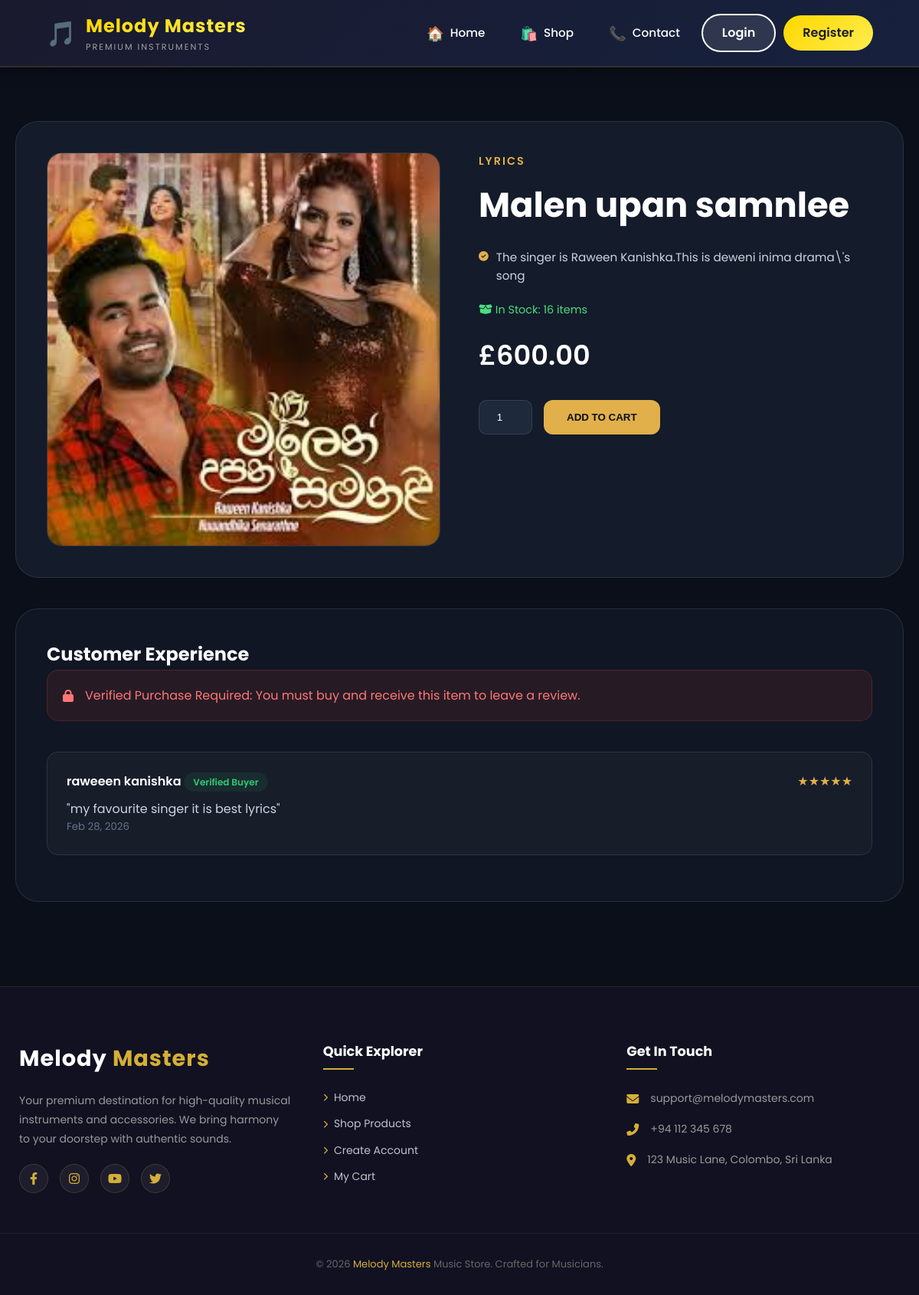
The app's page /product_details.php?id=10 with its own data.
### tables this page shows
CREATE TABLE `products` (
  `product_id` int(11) NOT NULL,
  `category_id` int(11) DEFAULT NULL,
  `product_name` varchar(100) NOT NULL,
  `brand` varchar(50) DEFAULT NULL,
  `price` decimal(10,2) NOT NULL,
  `stock_quantity` int(11) NOT NULL,
  `product_image` varchar(255) DEFAULT NULL,
  `specifications` text DEFAULT NULL,
  `product_type` enum('Physical','Digital') NOT NULL,
  `status` enum('Active','Archived') DEFAULT 'Active'
);

CREATE TABLE `reviews` (
  `review_id` int(11) NOT NULL,
  `user_id` int(11) DEFAULT NULL,
  `product_id` int(11) DEFAULT NULL,
  `rating` int(11) DEFAULT NULL CHECK (`rating` >= 1 and `rating` <= 5),
  `comment` text DEFAULT NULL,
  `review_date` timestamp NOT NULL DEFAULT current_timestamp()
);

CREATE TABLE `users` (
  `user_id` int(11) NOT NULL,
  `full_name` varchar(100) NOT NULL,
  `email` varchar(100) NOT NULL,
  `password` varchar(255) NOT NULL,
  `role` enum('Admin','Staff','Customer') DEFAULT 'Customer',
  `address` text DEFAULT NULL,
  `contact_number` varchar(15) DEFAULT NULL
);

### product_details.php (the view, shortened to what this page needs)
<?php
include 'db_connect.php';
include 'navbar.php';
if (isset($_GET['id'])) {
    $product_id = mysqli_real_escape_string($conn, $_GET['id']);
    $sql = "SELECT p.*, c.category_name FROM products p
            JOIN categories c ON p.category_id = c.category_id
            WHERE p.product_id = '$product_id'";
    $result = $conn->query($sql);
    if ($result && $result->num_rows > 0) {
        $product = $result->fetch_assoc();
        $available_stock = $product['stock_quantity'];
    }
} else {
    header("Location: shop.php");
    exit();
}
$can_review = false;
?>
<!DOCTYPE html>
<html lang="en">
<head>
    <link rel="stylesheet" href="https://cdnjs.cloudflare.com/ajax/libs/font-awesome/6.4.0/css/all.min.css">
</head>
<body>
<div class="main-container">
    <div class="product-grid">
        <div class="image-section">
            <div class="image-card">
                <img src="uploads/<?php echo $product['product_image']; ?>" alt="Product">
            </div>
        </div>
        <div class="details-section">
            <span class="brand-label"><?php echo htmlspecialchars($product['brand'] ?? 'Premium Collection'); ?></span>
            <h1 class="product-title"><?php echo $product['product_name']; ?></h1>
            <?php if (!empty($product['specifications'])): ?>
                <ul style="list-style: none; padding: 0; margin: 20px 0; color: #cbd5e1; font-size: 0.95rem;">
                    <?php
                    $spec_lines = explode("\n", $product['specifications']);
                    foreach ($spec_lines as $line):
                        if (trim($line) != ""): ?>
                            <li style="margin-bottom: 8px; display: flex; align-items: flex-start; gap: 10px;">
                                <i class="fas fa-check-circle" style="color: var(--gold); margin-top: 5px; font-size: 0.8rem;"></i>
                                <span><?php echo htmlspecialchars($line); ?></span>
                            </li>
                        <?php endif;
                    endforeach; ?>
                </ul>
            <?php endif; ?>
            <div style="margin: 15px 0; font-size: 0.9rem;">
                <?php if ($available_stock > 0): ?>
                    <span style="color: #4ade80;"><i class="fas fa-box-open"></i> In Stock: <?php echo $available_stock; ?> items</span>
                <?php else: ?>
                    <span style="color: #f87171;"><i class="fas fa-times-circle"></i> Out of Stock</span>
                <?php endif; ?>
            </div>
            <div class="price-box">£<?php echo number_format($product['price'], 2); ?></div>
            <form action="cart.php" method="POST" style="display:flex; gap:15px; margin-top:30px;">
                <?php if ($available_stock > 0): ?>
                    <input type="number" name="quantity" value="1" min="1" max="<?php echo $available_stock; ?>" style="width:70px; background:#1e293b; color:white; border:1px solid var(--border); border-radius:10px; text-align:center;">
                    <button type="submit" name="add_to_cart" class="btn-premium">Add to Cart</button>
                <?php else: ?>
                    <button type="button" class="btn-premium btn-out-stock" disabled>Out of Stock</button>
                <?php endif; ?>
            </form>
        </div>
    </div>
    <div class="reviews-container">
        <h2>Customer Experience</h2>
        <?php if ($can_review): ?>
            <div class="review-form-card">
                <form action="submit_review.php" method="POST">
                    <input type="hidden" name="product_id" value="<?php echo $product_id; ?>">
                    <label style="color: #94a3b8; font-size: 0.9rem;">Tap to Rate:</label>
                    <div class="star-input" id="star-selector">
                        <i class="fas fa-star active" data-value="1"></i>
                        <i class="fas fa-star active" data-value="2"></i>
                        <i class="fas fa-star active" data-value="3"></i>
                        <i class="fas fa-star active" data-value="4"></i>
                        <i class="fas fa-star active" data-value="5"></i>
                    </div>
                    <input type="hidden" name="rating" id="rating-value" value="5">
                    <textarea name="comment" required placeholder="Share your experience with this product..."></textarea>
                    <button type="submit" name="submit_review" class="btn-premium" style="margin-top:15px; width:auto; padding: 10px 40px; font-size: 0.9rem;">
                        Submit Review
                    </button>
                </form>
            </div>
        <?php else: ?>
            <div class="review-lock">
                <i class="fas fa-lock"></i>
                <span>Verified Purchase Required: You must buy and receive this item to leave a review.</span>
            </div>
        <?php endif; ?>
        <div class="comments-list" style="margin-top: 40px;">
            <?php
            $reviews_query = "SELECT r.*, u.full_name FROM reviews r
                              JOIN users u ON r.user_id = u.user_id
                              WHERE r.product_id = '$product_id'
                              ORDER BY r.review_date DESC";
            $reviews = $conn->query($reviews_query);
            if ($reviews && $reviews->num_rows > 0):
                while($rev = $reviews->fetch_assoc()): ?>
                    <div class="comment-item">
                        <div style="display:flex; justify-content:space-between; align-items:center;">
                            <span style="font-weight:600; color:white;">
                                <?php echo htmlspecialchars($rev['full_name']); ?>
                                <span class="verified-badge">Verified Buyer</span>
                            </span>
                            <div style="color: var(--gold);">
                                <?php for($i=1; $i<=5; $i++) echo ($i <= $rev['rating']) ? '★' : '☆'; ?>
                            </div>
                        </div>
                        <p style="margin-top:10px; color:#cbd5e1;">"<?php echo htmlspecialchars($rev['comment']); ?>"</p>
                        <small style="color:#64748b;"><?php echo date('M d, Y', strtotime($rev['review_date'])); ?></small>
                    </div>
                <?php endwhile;
            endif; ?>
        </div>
    </div>
</div>
<?php include 'footer.php'; ?>
</body>
</html>

### navbar.php (style rules this page uses)
* { margin: 0; padding: 0; box-sizing: border-box; }
:root { --primary-dark: #1a1a2e; --secondary-dark: #16213e; --accent-gold: #ffd700; --accent-red: #e94560; --text-light: #ffffff; --text-muted: #a0a0a0; --gradient-primary: linear-gradient(135deg, #1a1a2e 0%, #16213e 100%); --gradient-gold: linear-gradient(135deg, #ffd700 0%, #ffed4e 100%); --gradient-red: linear-gradient(135deg, #e94560 0%, #ff6b9d 100%); }

### product_details.php (style rules this page uses)
:root { --gold: #e2b04a; --dark: #0f172a; --glass: rgba(255, 255, 255, 0.03); --border: rgba(255, 255, 255, 0.1); }
body { font-family: 'Poppins', sans-serif; background: #0b0f1a; color: #f8fafc; margin: 0; line-height: 1.6; }
.main-container { max-width: 1200px; margin: 50px auto; padding: 20px; }
.product-grid { display: grid; grid-template-columns: 1fr 1fr; gap: 50px; background: rgba(30, 41, 59, 0.5); padding: 40px; border-radius: 30px; border: 1px solid var(--border); backdrop-filter: blur(10px); }
.image-card { border-radius: 20px; background: #161e2e; display: flex; align-items: center; justify-content: center; border: 1px solid var(--border); overflow: hidden; }
.image-card img { width: 100%; height: auto; transition: 0.5s; }
.brand-label { color: var(--gold); text-transform: uppercase; letter-spacing: 2px; font-weight: 600; font-size: 0.9rem; }
.product-title { font-size: 2.8rem; margin: 10px 0; font-weight: 700; color: #fff; }
.price-box { font-size: 2.2rem; color: #fff; font-weight: 600; margin: 20px 0; }
.btn-premium { background: var(--gold); color: #0b0f1a; border: none; padding: 15px 30px; border-radius: 12px; font-weight: 700; cursor: pointer; transition: 0.3s; text-transform: uppercase; }
.reviews-container { max-width: 1200px; margin: 40px auto; padding: 40px; background: rgba(30, 41, 59, 0.3); border-radius: 30px; border: 1px solid var(--border); }
.comment-item { background: var(--glass); padding: 25px; border-radius: 15px; margin-bottom: 20px; border: 1px solid var(--border); }
.verified-badge { background: rgba(39, 174, 96, 0.1); color: #2ecc71; padding: 4px 12px; border-radius: 50px; font-size: 0.75rem; }
.review-lock { background: rgba(231, 76, 60, 0.1); color: #ff7675; padding: 20px; border-radius: 15px; display: flex; align-items: center; gap: 15px; border: 1px solid rgba(231, 76, 60, 0.2); }

### footer.php (style rules this page uses)
:root { --footer-bg: #111122; --footer-text: #bdc3c7; --footer-gold: #d4af37; --footer-gold-glow: rgba(212, 175, 55, 0.2); }

### records on screen
products: product_image (picture), brand "LYRICS", product_name "Malen upan samnlee", specifications "The singer is Raween Kanishka.This is deweni inima drama\\'s song", stock_quantity "16", price "600.00"
reviews: user.full_name "raweeen kanishka", comment "my favourite singer it is best lyrics", review_date "Feb 28, 2026"
